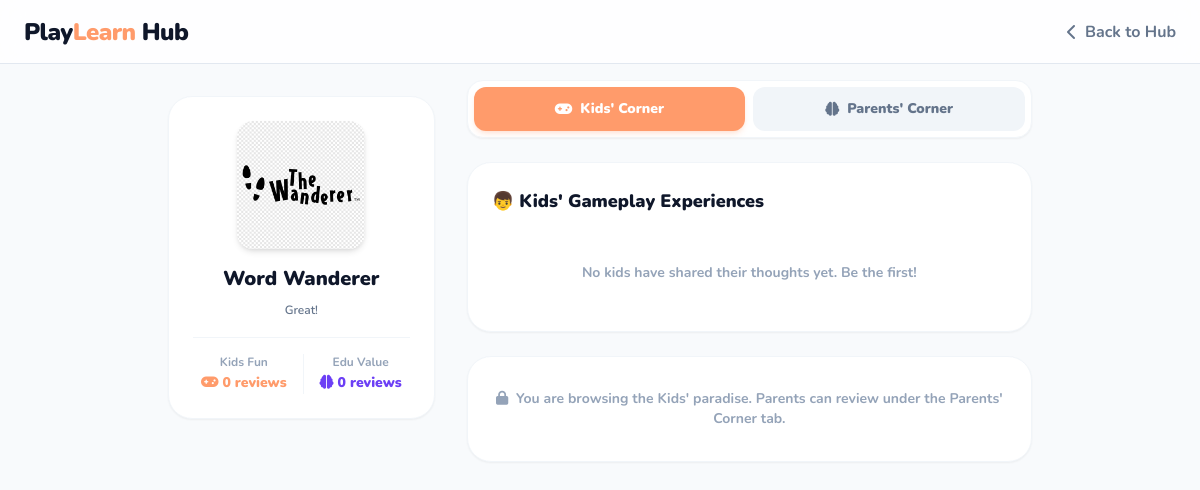
Screenshot of /review.php?game_id=5 with the database file from the repository.
### tables this page shows
CREATE TABLE `levels` (
  `id` int(11) NOT NULL,
  `level_name` varchar(100) NOT NULL,
  `category` varchar(50) NOT NULL DEFAULT 'Logic',
  `level_description` text DEFAULT NULL,
  `difficulty` enum('Easy','Normal','Hard') DEFAULT 'Easy',
  `target_score` int(11) DEFAULT 100,
  `image_url` varchar(255) DEFAULT 'assets/img/default_level.jpg',
  `game_url` varchar(255) NOT NULL DEFAULT 'game2048.php',
  `status` enum('published','draft') DEFAULT 'published',
  `created_at` timestamp NOT NULL DEFAULT current_timestamp(),
  `is_featured` tinyint(1) DEFAULT 0,
  `is_trending` tinyint(1) DEFAULT 0,
  `editor_choice` tinyint(1) NOT NULL DEFAULT 0
);

### review.php (the view, shortened to what this page needs)
<?php
require 'db_conn.php';
$game_id = isset($_GET['game_id']) ? intval($_GET['game_id']) : 0;
$game_stmt = $conn->prepare("SELECT id, level_name, image_url, level_description FROM levels WHERE id = ?");
$game_stmt->bind_param("i", $game_id);
$game_stmt->execute();
$game_details = $game_stmt->get_result()->fetch_assoc();
$student_reviews = [];
$parent_reviews = [];
?>
<!DOCTYPE html>
<html lang="en">
<head>
    <script src="https://cdn.tailwindcss.com"></script>
    <link rel="stylesheet" href="https://cdnjs.cloudflare.com/ajax/libs/font-awesome/6.0.0/css/all.min.css">
</head>
<body class="bg-[#f8fafc] text-slate-800 antialiased min-h-screen pt-20 pb-12">
    <header class="bg-white/80 backdrop-blur-md fixed w-full top-0 z-40 border-b border-slate-200 h-16 flex items-center px-6 justify-between">
        <a href="homepage.php" class="text-2xl font-black tracking-tight text-primary">Play<span class="text-blobOrange">Learn</span> Hub</a>
        <a href="homepage.php" class="text-slate-500 font-bold hover:text-primary transition-colors flex items-center gap-2"><i class="fas fa-chevron-left"></i> Back to Hub</a>
    </header>
    <div class="max-w-4xl mx-auto px-4 grid grid-cols-1 lg:grid-cols-3 gap-8">
        <div class="lg:col-span-1">
            <div class="bg-white rounded-3xl p-6 shadow-sm border border-slate-100 sticky top-24 text-center fade-in-up">
                <img src="<?php echo htmlspecialchars($game_details['image_url']); ?>" class="w-32 h-32 rounded-2xl object-cover mx-auto shadow-md mb-4">
                <h2 class="text-xl font-black text-primary mb-2"><?php echo htmlspecialchars($game_details['level_name']); ?></h2>
                <p class="text-xs text-slate-500 font-semibold leading-relaxed mb-4"><?php echo htmlspecialchars($game_details['level_description']); ?></p>
                <div class="flex justify-center gap-4 pt-4 border-t border-slate-100">
                    <div class="text-center">
                        <span class="text-xs font-bold text-slate-400 block">Kids Fun</span>
                        <span class="text-sm font-black text-blobOrange"><i class="fas fa-gamepad"></i> <?php echo count($student_reviews); ?> reviews</span>
                    </div>
                    <div class="text-center border-l border-slate-100 pl-4">
                        <span class="text-xs font-bold text-slate-400 block">Edu Value</span>
                        <span class="text-sm font-black text-blobPurple"><i class="fas fa-brain"></i> <?php echo count($parent_reviews); ?> reviews</span>
                    </div>
                </div>
            </div>
        </div>
        <div class="lg:col-span-2 flex flex-col gap-6 fade-in-up" style="animation-delay: 0.1s;">
            <div class="bg-white p-1.5 rounded-2xl shadow-sm border border-slate-100 flex gap-2">
                <button onclick="switchTab('student')" id="tabBtn-student" class="flex-1 py-3 rounded-xl font-black text-sm flex items-center justify-center gap-2 transition-all">
                    <i class="fas fa-gamepad"></i> Kids' Corner
                </button>
                <button onclick="switchTab('parent')" id="tabBtn-parent" class="flex-1 py-3 rounded-xl font-black text-sm flex items-center justify-center gap-2 transition-all">
                    <i class="fas fa-brain"></i> Parents' Corner
                </button>
            </div>
            <div class="bg-white rounded-3xl p-6 shadow-sm border border-slate-100 flex-grow">
                <div id="panel-student" class="tab-panel hidden flex flex-col gap-4">
                    <h3 class="font-black text-lg text-primary mb-2">👦 Kids' Gameplay Experiences</h3>
                    <?php if(count($student_reviews) == 0): ?>
                        <p class="text-slate-400 text-sm font-bold py-6 text-center">No kids have shared their thoughts yet. Be the first!</p>
                    <?php else: foreach($student_reviews as $r): ?>
                        <div class="bg-slate-50 p-4 rounded-2xl border border-slate-100">
                            <div class="flex justify-between items-center mb-1">
                                <span class="font-black text-sm text-primary"><?php echo htmlspecialchars($r['username']); ?></span>
                                <span class="text-amber-500 text-xs font-black"><i class="fas fa-star"></i> <?php echo $r['rating_score']; ?></span>
                            </div>
                            <p class="text-slate-600 text-sm font-semibold leading-relaxed"><?php echo htmlspecialchars($r['comment_text']); ?></p>
                        </div>
                    <?php endforeach; endif; ?>
                </div>
            </div>
            <div class="bg-white rounded-3xl p-6 shadow-sm border border-slate-100">
                <div id="msg-student-blocked" class="form-guard hidden text-center py-2">
                    <p class="text-sm font-bold text-slate-400"><i class="fas fa-lock mr-1"></i> You are browsing the Kids' paradise. Parents can review under the Parents' Corner tab.</p>
                </div>
            </div>
        </div>
    </div>
</body>
</html>

### review.php (style rules this page uses)
.fade-in-up { animation: fadeInUp 0.5s cubic-bezier(0.165, 0.84, 0.44, 1) forwards; }

### rows the page displays
levels: image_url (picture), level_name "Word Wanderer", level_description "Great!"

### other values shown
count($student_reviews) "0"
count($parent_reviews) "0"
